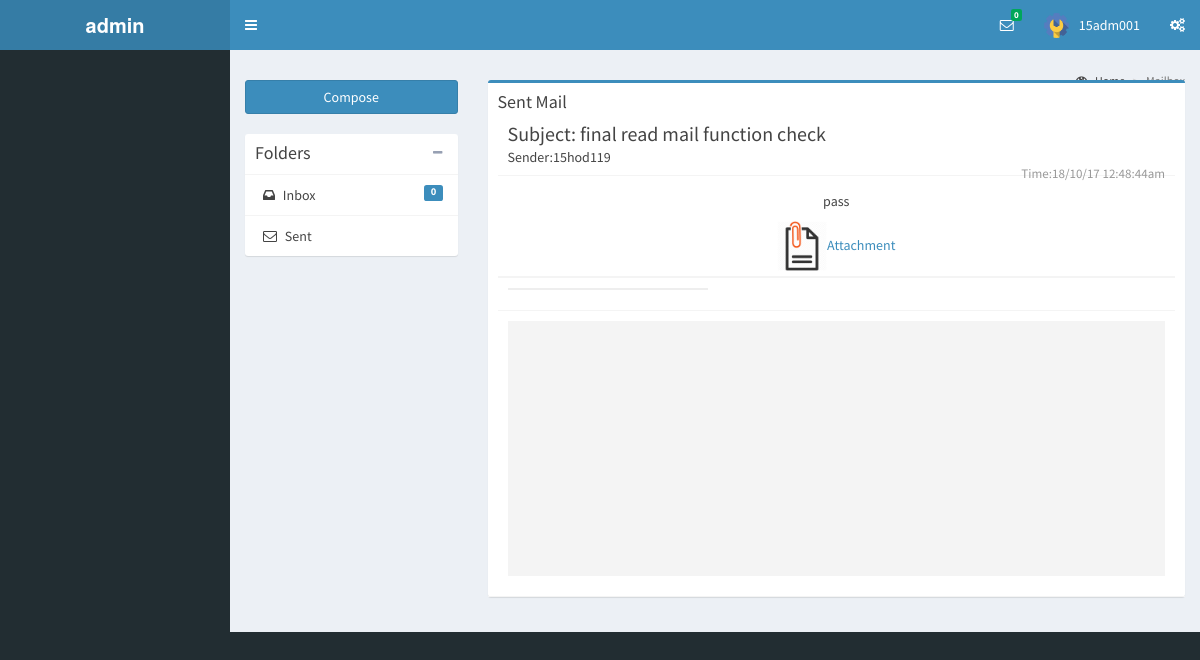
Screenshot of /readmail.php?id=55878 (signed in) with the database file from the repository.
### tables this page shows
CREATE TABLE `mail` (
  `sender` varchar(40) NOT NULL,
  `subject` varchar(45) NOT NULL,
  `r` varchar(45) NOT NULL,
  `msg` text NOT NULL,
  `a` varchar(50) NOT NULL,
  `t` varchar(25) NOT NULL,
  `id` int(10) NOT NULL,
  `mailread` int(2) NOT NULL
);

### readmail.php (the view, shortened to what this page needs)
<!DOCTYPE html>
<?php
$role=$_SESSION['role'];
$user=$_SESSION['user'];
$query="select * from login where id='$user'";
						 $q=mysql_query($query);
						 $row = mysql_fetch_array($q);
						 $db=$row[8];
						 $id=$_GET['id'];
						 $q1="select * from mail where id='$id'";
						 $q2=mysql_query($q1);
						 $row1= mysql_fetch_array($q2);
						 $mailid=$row[4];
						 $r2="select mailread from mail where mailread=0 and r='$mailid'";
						 $result=mysql_query($r2);
				       $count1=mysql_num_rows($result);
$total=$count1;
?>
<html>
<head>
  <link rel="stylesheet" href="bootstrap/css/bootstrap.min.css">
  <link rel="stylesheet" href="font-awesome/css/font-awesome.min.css">
  <link rel="stylesheet" href="ionicons-2.0.1/css/ionicons.min.css">
  <link rel="stylesheet" href="plugins/jvectormap/jquery-jvectormap-1.2.2.css">
  <link rel="stylesheet" href="dist/css/AdminLTE.min.css">
  <link rel="stylesheet" href="css/main.css">
  <link rel="stylesheet" href="dist/css/skins/_all-skins.min.css">
<link href="css/sample.css" rel="stylesheet">
</head>
<body class="hold-transition skin-blue sidebar-mini">
<div class="wrapper">
 <header class="main-header">
    <a href="index2.html" class="logo">
      <span class="logo-lg"><b><?php echo $role; ?></b></span>
    </a>
    <nav class="navbar navbar-static-top">
      <a href="mailbox.php" class="sidebar-toggle" data-toggle="offcanvas" role="button">
      </a>
            <div class="navbar-custom-menu">
        <ul class="nav navbar-nav">
          <li class="dropdown messages-menu">
            <a href="mailbox.php" class="dropdown-toggle" data-toggle="dropdown">
              <i class="fa fa-envelope-o"></i>
              <span class="label label-success"><?php echo $total; ?></span>
            </a>
          </li>
          <li class="dropdown user user-menu">
            <a href="#" class="dropdown-toggle" data-toggle="dropdown">
              <?php echo "<img src='$db' class='user-image'>"; ?>
              <span class="hidden-xs"><?php echo $_SESSION['user']; ?></span>
            </a>
          </li>
          <li>
            <a href="#" data-toggle="control-sidebar"><i class="fa fa-gears"></i></a>
          </li>
        </ul>
      </div>
    </nav>
  </header>
  <form action="" method="post">
  <div class="content-wrapper">
    <section class="content-header">
      <ol class="breadcrumb">
        <li><a href="index.php"><i class="fa fa-dashboard"></i> Home</a></li>
        <li class="active">Mailbox</li>
      </ol>
    </section>
    <section class="content">
      <div class="row">
        <div class="col-md-3">
          <a href="compose.php" class="btn btn-primary btn-block margin-bottom">Compose</a>
          <div class="box box-solid">
            <div class="box-header with-border">
              <h3 class="box-title">Folders</h3>
              <div class="box-tools">
                <button type="button" class="btn btn-box-tool" data-widget="collapse"><i class="fa fa-minus"></i>
                </button>
              </div>
            </div>
            <div class="box-body no-padding">
              <ul class="nav nav-pills nav-stacked">
                <li><a href="mailbox.php"><i class="fa fa-inbox"></i> Inbox
                  <span class="label label-primary pull-right"><?php echo $count1; ?></span></a></li>
                <li><a href="mailsent.php"><i class="fa fa-envelope-o"></i> Sent</a></li>
              </ul>
            </div>
          </div>
        </div>
        <div class="col-md-9">
          <div class="box box-primary">
            <div class="box-header with-border">
              <h3 class="box-title">Sent Mail</h3>
            <div class="box-body no-padding">
              <div class="mailbox-read-info">
                <?php echo "<h3>Subject: $row1[1]</h3>";
                echo "<h5>Sender:$row1[0]</h5>";
                  echo "<span class='mailbox-read-time pull-right'>Time:$row1[5]</span></h5>";
              echo "</div>";
              echo "<div class='mailbox-controls with-border text-center'>";
              echo "<div class='mailbox-read-message'>$row1[3]</div>";
			  if($row1[1]=="Request For Change Personal Details")
			  {
				   $denie1="http://localhost/admin/requestedit.php?request=1&rollno=".$row1[0];
			      echo "<div class='mailbox-read-message'><a href='$denie1'>Accecpt</a></div>";
				  $denie="http://localhost/admin/requestedit.php?request=0&rollno=".$row1[0];
				  echo "<div class='mailbox-read-message'><a href='$denie'>Deny</a></div>";
			  }
			  else
				  if($row1[4]!="")
				  {
					   if($row1[4]!="http://localhost/admin/requestedit.php?request=1")
					   {
					  echo "<a href='$row1[4]'><img src='image\az.png' width='50pt' height='50pt'>Attachment</a>";
					   }
				  }
			  ?>
            </div>
            <div class="box-footer">
              <ul class="mailbox-attachments clearfix">
                <li>
              </ul>
            </div>
            <div class="box-footer">
			 <div class="box-body no-padding">
              <ul class="nav nav-pills nav-stacked">
               <li>
			   <li>
			     <li>
			   <li>  <li>
			   <li>  <li>
			   <li>  <li>
			   <li>  <li>
			   <li>  <li>
			   <li>  <li>
			   <li>  <li>
			   <li>  <li>
			   <li>  <li>
			   <li>  <li>
			   <li>  <li>
			   <li>  <li>
			   <li>  <li>
			   <li>  <li>
			   <li>  <li>
			   <li>  <li>
			   <li>  <li>
			   <li>  <li>
			   <li>  <li>
			   <li>  <li>
			   <li>  <li>
			   <li>  <li>
			   <li>  <li>
			   <li>  <li>
			   <li>  <li>
			   <li>  <li>
			   <li>  <li>
			   <li>  <li>
			   <li>  <li>
			   <li>  <li>
			   <li>  <li>
			   <li>  <li>
			   <li>  <li>
			   <li>  <li>
			   <li>  <li>
			   <li>  <li>
			   <li>  <li>
			   <li>  <li>
			   <li>  <li>
			   <li>  <li>
			   <li>  <li>
			   <li>  <li>
			   <li>  <li>
			   <li>  <li>
			   <li>  <li>
			   <li>  <li>
			   <li>  <li>
			   <li>  <li>
			   <li>  <li>
			   <li>  <li>
			   <li>  <li>
			   <li>  <li>
			   <li>  <li>     <li>  <li>
			   <li>  <li>
			   <li>  <li>
			   <li>  <li>
			   <li>  <li>
			   <li>  <li>
			   <li>  <li>
			   <li>  <li>
			   <li>  <li>
			   <li>  <li>
			   <li>  <li>
			   <li>  <li>
			   <li>  <li>
			   <li>  <li>
			   <li>  <li>
			   <li>  <li>
			   <li>  <li>
			   <li>  <li>
			   <li>  <li>
			   <li>  <li>
			   <li>  <li>
			   <li>  <li>
			   <li>  <li>
			   <li>  <li>
			   <li>  <li>
			   <li>  <li>
			   <li>  <li>
			   <li>  <li>
			   <li>  <li>
			   <li>  <li>
			   <li>  <li>
			   <li>  <li>
			   <li>  <li>
			   <li>  <li>
			   <li>  <li>
			   <li>  <li>
			   <li>  <li>
			   <li>  <li>
			   <li>  <li>
			   <li>  <li>
			   <li>  <li>
			   <li>  <li>
			   <li>  <li>
			   <li>  <li>
			   <li>  <li>
			   <li>  <li>
			   <li>  <li>
			   <li>  <li>
			   <li>  <li>
			   <li>  <li>
			   <li>  <li>
			   <li>  <li>
			   <li>  <li>
			   <li>  <li>
			   <li>  <li>
			   <li>  <li>
			   <li>  <li>
			   <li>  <li>
			   <li>  <li>
			   <li>  <li>
			   <li>  <li>
			   <li>  <li>
			   <li>  <li>
			   <li>  <li>
			   <li>  <li>
			   <li>  <li>
			   <li>  <li>
			   <li>  <li>
			   <li>  <li>
			   <li>  <li>
			   <li>  <li>
			   <li>  <li>
			   <li>  <li>
              </ul>
            </div>
          </div>
        </div>
      </div>
    </section>
  </div>
</div>
</body>
</html>

### rows the page displays
mail: subject "final read mail function check", sender "15hod119", t "18/10/17 12:48:44am", msg "pass"

### other values shown
$role "admin"
$total "0"
$_SESSION['user'] "15adm001"
$count1 "0"
